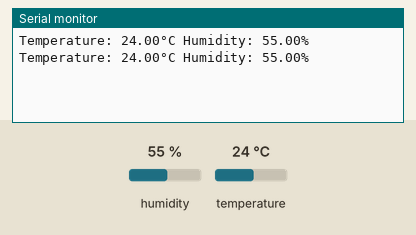
This sketch was run on a simulated ESP32. On the bench: the last lines printed to the serial monitor. The inputs (shaded band) are chosen by the test bench; at power-on: humidity 55 %, temperature 24 °C.

Above: at 2.8 s.
2.9 s: humidity set to 22 %
At 5.3 s:
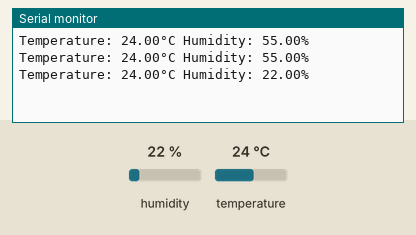
5.6 s: temperature set to 12 °C
At 6.5 s:
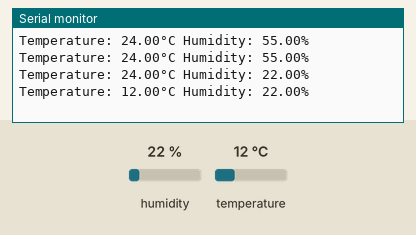
8.3 s: humidity set to 40 %
At 11.2 s:
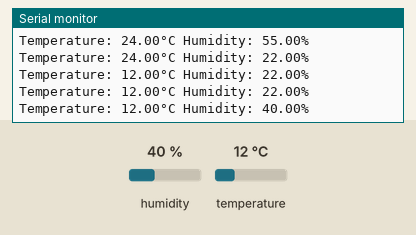
Timing chart, 0 to 12.7 s (numbered marks = the images above; inputs shaded):
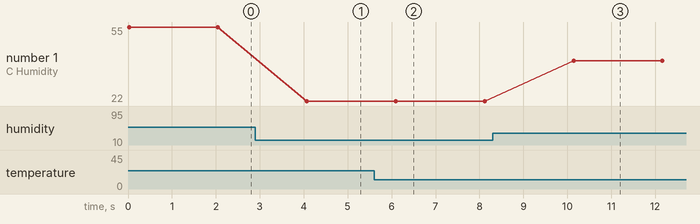

Measured:
- after the input at 2.9 s, the serial monitor: prints a new line after 1.2 s (image 1)
- after the input at 5.6 s, the serial monitor: prints a new line after 0.49 s (image 2)
- after the input at 8.3 s, the serial monitor: prints a new line after 1.8 s (image 3)
- plotted number 1: 55 → 22 after the input at 2.9 s, 22 → 40 after the input at 8.3 s

The sketch:

_Project__04.1__DHT11_Test.ino
```cpp
/*
  Temperature and Humidity sensing with DHT11 sensor
  Made by Fawwaz Abrial Saffa

  Reference Article: https://medium.com/@fawwazabrials/a-guide-on-sensors-project-04-esp32-external-sensors-47a45ade46ce
*/

// import the just installed library
#include "DHT.h"

// define the DHT11 sensor using the installed library
#define DHT11_PIN 23
DHT dht(DHT11_PIN, DHT11);

void setup() {
  Serial.begin(115200);

  // start reading from the sensor
  dht.begin();
}

void loop() {
  double h = dht.readHumidity();    // method to read humidity
  double t = dht.readTemperature(); // method to read temperature, default in celcius

  if (isnan(t) | isnan(h)) {
    Serial.println("Failed to read values from sensor!");
    return;
  }

  Serial.print("Temperature: ");
  Serial.print(t);
  Serial.print("°C Humidity: ");
  Serial.print(h);
  Serial.println("%");

  delay(2000); // delay to give the sensor time for accurate readings
}
```
